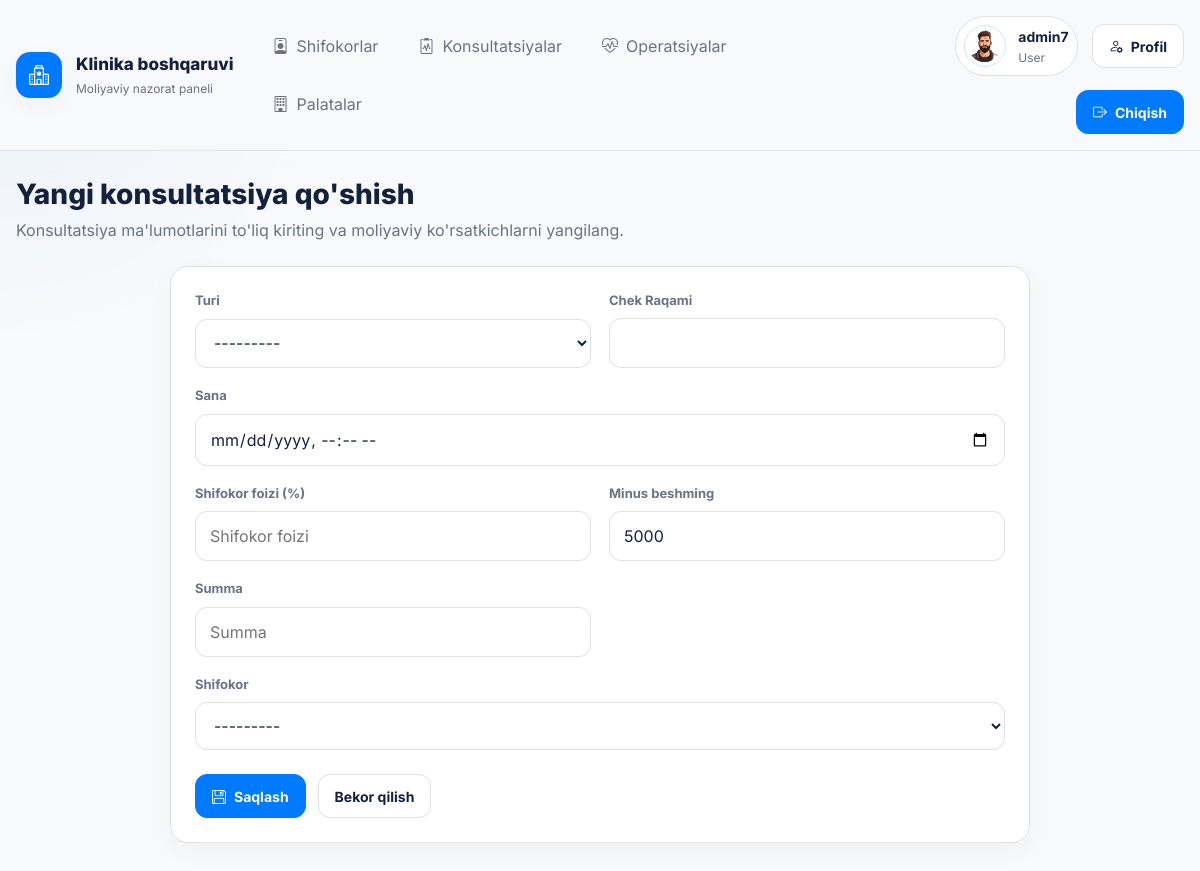
/finance/consultations/create/ (signed in), run on the app's committed database.
### accounts/models.py (models this page shows, shortened)
class CustomUser(AbstractUser):
    ROLE_CHOICES = {
        'admin': 'Admin',
        'user': 'User',
    }
    role = models.CharField(max_length=20, choices=ROLE_CHOICES, default='user')
    phone = models.CharField(max_length=15, blank=True, null=True)
    avatar = models.ImageField(upload_to='avatars/', default='avatars/default_avatar.png', blank=True)

### finance/views.py (the view, shortened to what this page needs)
# urls.py: path('consultations/create/', ConsultationCreateView.as_view(), name='consultation-create'),
class ConsultationCreateView(LoginRequiredMixin, CreateView):
    model = Consultation
    form_class = ConsultationForm
    template_name = 'consultations/consultation_form.html'
    success_url = reverse_lazy('consultation-list')

### finance/models.py (called while the page is built)
    def __str__(self):
        return f"{self.last_name} {self.first_name}"

### templates/consultations/consultation_form.html (shortened to what this page needs)
{% extends 'base.html' %}
{% block content %}
<section class="page-header">
    <div>
        <h1 class="page-title">{% if form.instance.pk %}Konsultatsiyani tahrirlash{% else %}Yangi konsultatsiya qo'shish{% endif %}</h1>
        <p class="page-description">Konsultatsiya ma'lumotlarini to'liq kiriting va moliyaviy ko'rsatkichlarni yangilang.</p>
    </div>
</section>
<section class="surface-card" style="max-width: 860px; margin: 0 auto;">
    <div class="surface-body">
        <form method="post">
            <div class="form-grid">
                {% for field in form %}
                    <div class="form-field {% if field.name == 'date' or field.name == 'doctor' %}full{% endif %}">
                        <label for="{{ field.id_for_label }}">{{ field.label }}</label>
                        {{ field }}
                    </div>
                {% endfor %}
            </div>
            <div class="form-actions">
                <button type="submit" class="btn btn-primary"><i class="bi bi-floppy"></i>Saqlash</button>
                <a href="{% url 'consultation-list' %}" class="btn btn-secondary">Bekor qilish</a>
            </div>
        </form>
    </div>
</section>
{% endblock %}

### templates/base.html (shortened to what this page needs)
<!DOCTYPE html>
<html lang="uz">
<head>
    <link rel="stylesheet" href="https://cdn.jsdelivr.net/npm/bootstrap-icons@1.11.3/font/bootstrap-icons.min.css">
</head>
<body>
    <div class="shell">
        <header class="topbar">
            <div class="topbar-inner">
                <a href="{% url 'home' %}" class="brand">
                    <span class="brand-mark"><i class="bi bi-hospital"></i></span>
                    <span class="brand-copy">
                        <span class="brand-title">Klinika boshqaruvi</span>
                        <span class="brand-subtitle">Moliyaviy nazorat paneli</span>
                    </span>
                </a>
                <div class="nav-area">
                    <ul class="nav-links">
                        <li><a href="{% url 'doctor-list' %}"><i class="bi bi-person-badge"></i>Shifokorlar</a></li>
                        <li><a href="{% url 'consultation-list' %}"><i class="bi bi-clipboard2-pulse"></i>Konsultatsiyalar</a></li>
                        <li><a href="{% url 'surgery-list' %}"><i class="bi bi-heart-pulse"></i>Operatsiyalar</a></li>
                        <li><a href="{% url 'room-list' %}"><i class="bi bi-building"></i>Palatalar</a></li>
                    </ul>
                    <div class="nav-actions">
                        {% if user.is_authenticated %}
                            <div class="user-panel">
                                {% if user.avatar %}
                                    <img src="{{ user.avatar.url }}" alt="{{ user.username }}" class="user-avatar">
                                {% else %}
                                    <div class="user-avatar-fallback">{{ user.username|first|upper }}</div>
                                {% endif %}
                                <div class="user-meta">
                                    <span class="user-name">{{ user.get_full_name|default:user.username }}</span>
                                    <span class="user-role">{{ user.get_role_display }}</span>
                                </div>
                            </div>
                            <a href="{% url 'profile-update' %}" class="btn btn-secondary"><i class="bi bi-person-gear"></i>Profil</a>
                            <a href="{% url 'logout' %}" class="btn btn-primary"><i class="bi bi-box-arrow-right"></i>Chiqish</a>
                        {% else %}
                            <a href="{% url 'login' %}" class="btn btn-secondary"><i class="bi bi-box-arrow-in-right"></i>Kirish</a>
                            <a href="{% url 'register' %}" class="btn btn-primary"><i class="bi bi-person-plus"></i>Ro'yxatdan o'tish</a>
                        {% endif %}
                    </div>
                </div>
            </div>
        </header>
        <main class="page-wrap">
            {% block content %}{% endblock %}
        </main>
    </div>
</body>
</html>

### data on the page
CustomUser: avatar (placeholder picture), get_full_name "admin7", role "User"

### other printed values
{{ field.label }} "Turi" "Chek Raqami" "Sana" "Shifokor foizi (%)" "Minus beshming" "Summa" "Shifokor"
